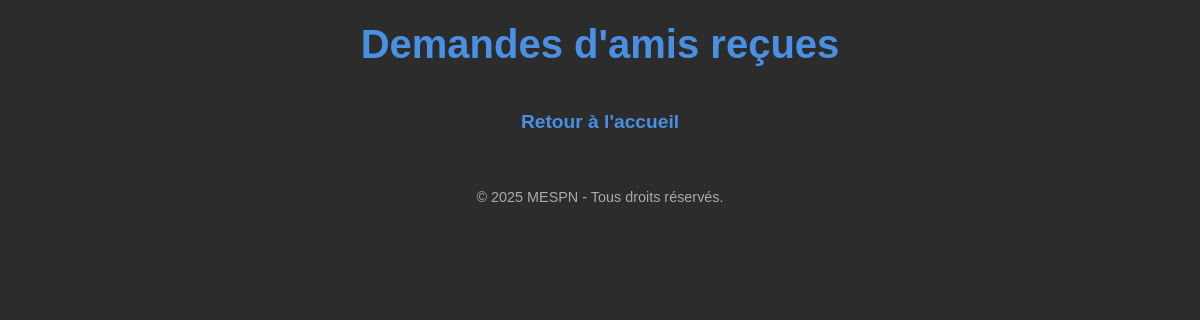
Page /friend_requests (signed in) on the earlier database version.
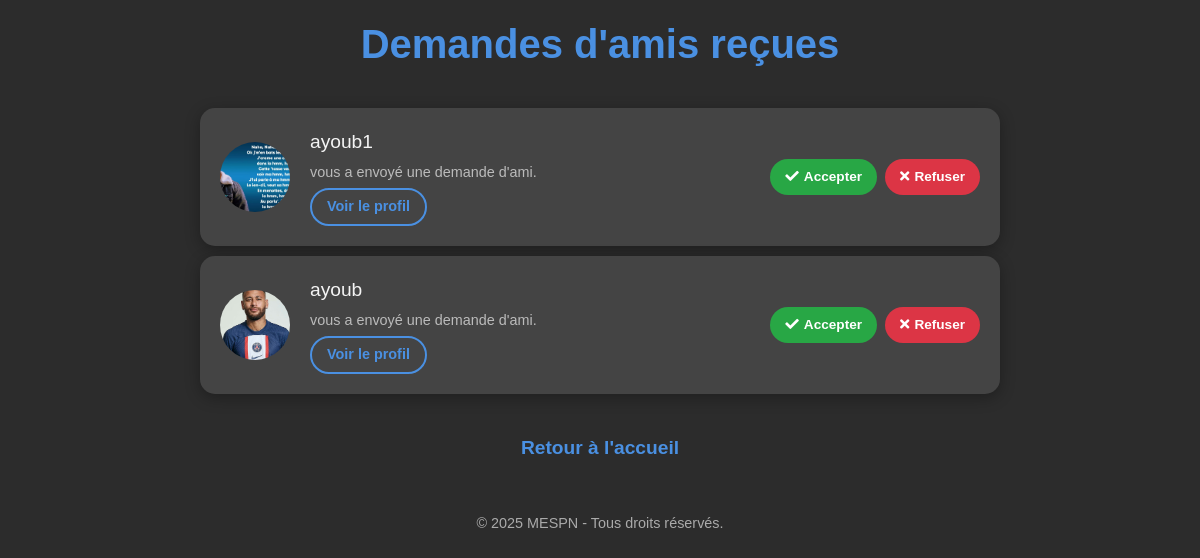
Same page on the later database version.
### models.py (models this page shows)
class FriendRequest(db.Model):
    id = db.Column(db.Integer, primary_key=True)
    sender_id = db.Column(db.Integer, db.ForeignKey('user.id'), nullable=False)
    receiver_id = db.Column(db.Integer, db.ForeignKey('user.id'), nullable=False)
    status = db.Column(db.String(20), default='pending')  # pending, accepted, rejected
    timestamp = db.Column(db.DateTime, default=db.func.current_timestamp())
    sender = db.relationship('User', foreign_keys=[sender_id])
    receiver = db.relationship('User', foreign_keys=[receiver_id])

class User(UserMixin, db.Model):
    id = db.Column(db.Integer, primary_key=True)
    username = db.Column(db.String(150), unique=True, nullable=False)
    email = db.Column(db.String(150), unique=True, nullable=False)  # Nouveau champ
    phone_number = db.Column(db.String(20), unique=True, nullable=False)  # Nouveau champ
    password = db.Column(db.String(150), nullable=False)
    profile_picture = db.Column(db.String(200))
    bio = db.Column(db.Text)

### app.py (the view)
@app.route('/friend_requests', methods=['GET'])
@login_required
def friend_requests():
    requests = FriendRequest.query.filter_by(receiver_id=current_user.id, status='pending').all()
    return render_template('friend_requests.html', requests=requests)

### app.py (called while the page is built)
@login_manager.user_loader
def load_user(user_id):
    return db.session.get(User, int(user_id))  # Correctif pour éviter LegacyAPIWarning

@app.context_processor
def inject_profile_picture():
    def get_profile_picture(user):
        if user.profile_picture and os.path.exists(user.profile_picture):
            return url_for('static', filename=f"photos_profil/{os.path.basename(user.profile_picture)}")
        return url_for('static', filename='icone-profil-avatar-par-defaut-image-utilisateur-medias-sociaux-icone-avatar-gris-silhouette-profil-vierge-illustration-vectorielle_561158-3467.avif')
    return dict(get_profile_picture=get_profile_picture)

### templates/friend_requests.html (shortened to what this page needs)
<!DOCTYPE html>
<html lang="fr">
<head>
    <link href="https://cdn.jsdelivr.net/npm/bootstrap@5.1.3/dist/css/bootstrap.min.css" rel="stylesheet">
    <link rel="stylesheet" href="https://cdnjs.cloudflare.com/ajax/libs/font-awesome/5.15.4/css/all.min.css">
</head>
<body class="dark-mode">
    <h1>Demandes d'amis reçues</h1>
    <ul class="list-unstyled">
        {% for req in requests %}
            <li class="friend-request d-flex">
                <img src="{{ req.sender.profile_picture or url_for('static', filename='icone-profil-avatar-par-defaut-image-utilisateur-medias-sociaux-icone-avatar-gris-silhouette-profil-vierge-illustration-vectorielle_561158-3467.avif') }}" alt="Avatar">
                <div class="info">
                    <strong>{{ req.sender.username }}</strong>
                    <p>vous a envoyé une demande d'ami.</p>
                    <a href="{{ url_for('view_profile', user_id=req.sender.id) }}" class="btn btn-link">
                        Voir le profil
                    </a>
                </div>
                <form method="POST" action="{{ url_for('respond_to_request', request_id=req.id) }}" class="d-flex">
                    <button type="submit" name="action" value="accept" class="accept btn">
                        <i class="fas fa-check"></i> Accepter
                    </button>
                    <button type="submit" name="action" value="reject" class="reject btn ms-2">
                        <i class="fas fa-times"></i> Refuser
                    </button>
                </form>
            </li>
        {% endfor %}
    </ul>
    <a href="{{ url_for('index') }}" class="back-home">Retour à l'accueil</a>
    <footer>
        &copy; 2025 MESPN - Tous droits réservés.
    </footer>
</body>
</html>

### templates/friend_requests.html (style rules this page uses)
body { font-family: 'Poppins', sans-serif; background-color: #f4f7fa; color: #333; padding: 20px; margin: 0; transition: background-color 0.3s ease, color 0.3s ease; }
body.dark-mode { background-color: #2c2c2c; color: #f4f4f4; }
h1 { text-align: center; color: #007bff; margin-bottom: 40px; font-size: 2.5rem; font-weight: 600; }
body.dark-mode h1 { color: #4a90e2; }
.friend-request { background-color: #fff; border-radius: 15px; box-shadow: 0 4px 10px rgba(0, 0, 0, 0.1); padding: 20px; display: flex; align-items: center; justify-content: space-between; margin-bottom: 20px; transition: transform 0.3s ease, box-shadow 0.3s ease; max-width: 800px; margin: 10px auto; }
body.dark-mode .friend-request { background-color: #444; box-shadow: 0 4px 15px rgba(0, 0, 0, 0.3); }
.friend-request img { border-radius: 50%; width: 70px; height: 70px; object-fit: cover; margin-right: 20px; }
.friend-request .info { flex-grow: 1; }
.friend-request .info strong { font-size: 1.2rem; color: #333; font-weight: 500; }
body.dark-mode .friend-request .info strong { color: #f4f4f4; }
.friend-request .info p { margin: 5px 0 0; color: #777; font-size: 0.9rem; }
body.dark-mode .friend-request .info p { color: #bbb; }
.friend-request button { border: none; padding: 8px 15px; border-radius: 30px; font-size: 0.85rem; font-weight: bold; transition: all 0.3s ease; display: flex; align-items: center; }
.friend-request button.accept { background-color: #28a745; color: #fff; }
.friend-request button.reject { background-color: #dc3545; color: #fff; }
.friend-request button i { margin-right: 5px; }
.friend-request .info a.btn-link { text-decoration: none; color: #007bff; font-size: 0.9rem; font-weight: 600; background-color: transparent; border: 2px solid #007bff; padding: 6px 15px; border-radius: 25px; transition: all 0.3s ease; margin-top: 5px; }
body.dark-mode .friend-request .info a.btn-link { color: #4a90e2; border-color: #4a90e2; }
a.back-home { display: block; text-align: center; font-size: 1.2rem; color: #007bff; text-decoration: none; margin-top: 40px; font-weight: 600; }
body.dark-mode a.back-home { color: #4a90e2; }
footer { text-align: center; margin-top: 50px; color: #777; font-size: 0.9rem; }
body.dark-mode footer { color: #aaa; }

Differences in the rows shown:
added FriendRequest: sender (placeholder picture), sender.username "ayoub1"
added FriendRequest: sender (picture), sender.username "ayoub"
